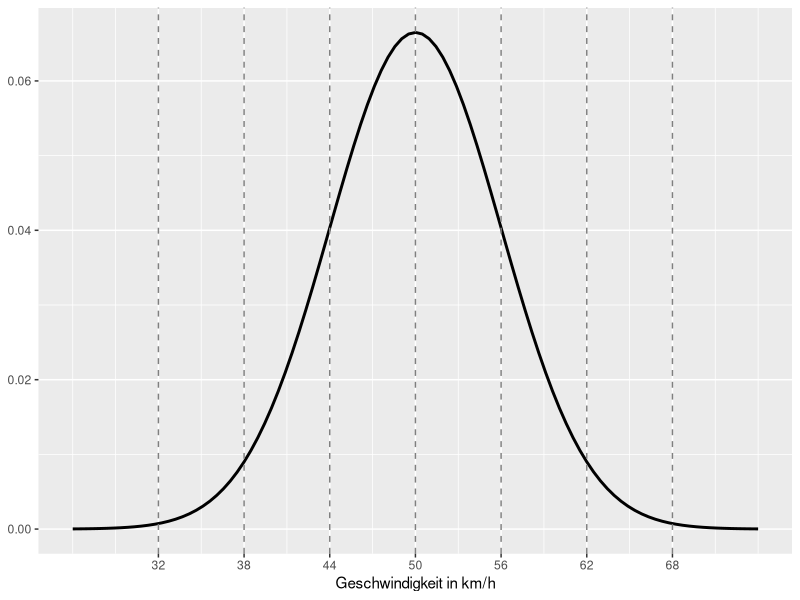

Reproduce this figure in R.
## ---- chunk 1
#| include: false
library(tidyverse)
## ---- chunk 2
#| echo: false
#| fig-asp: 0.4
ggplot() +
  geom_function(fun = \(x) dnorm(x, 50, 6), xlim = c(26, 74), linewidth = 1) +
  geom_vline(xintercept = 50 + 6 * (-3:3), linetype = "dashed", color = "gray50") +
  scale_x_continuous(breaks = 50 + 6 * (-3:3)) +
  labs(x = "Geschwindigkeit in km/h", y = NULL)
